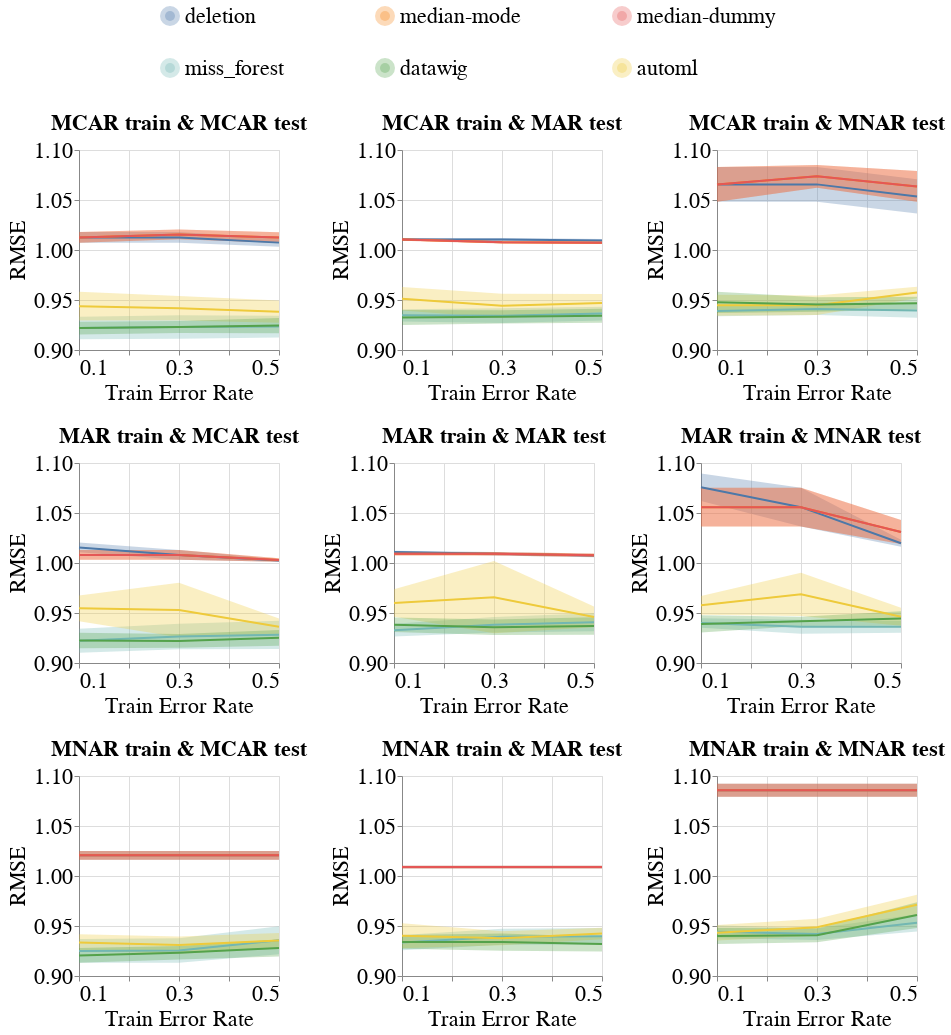

The cell this chart's notebook holds for it:
### Markdown cell above
### Overall Metrics

### Code cell
create_exp2_line_bands_for_diff_imputers(dataset_name=DATASET_NAME,
                                         column_name='ugpa',
                                         metric_name='rmse',
                                         db_client=db_client)
